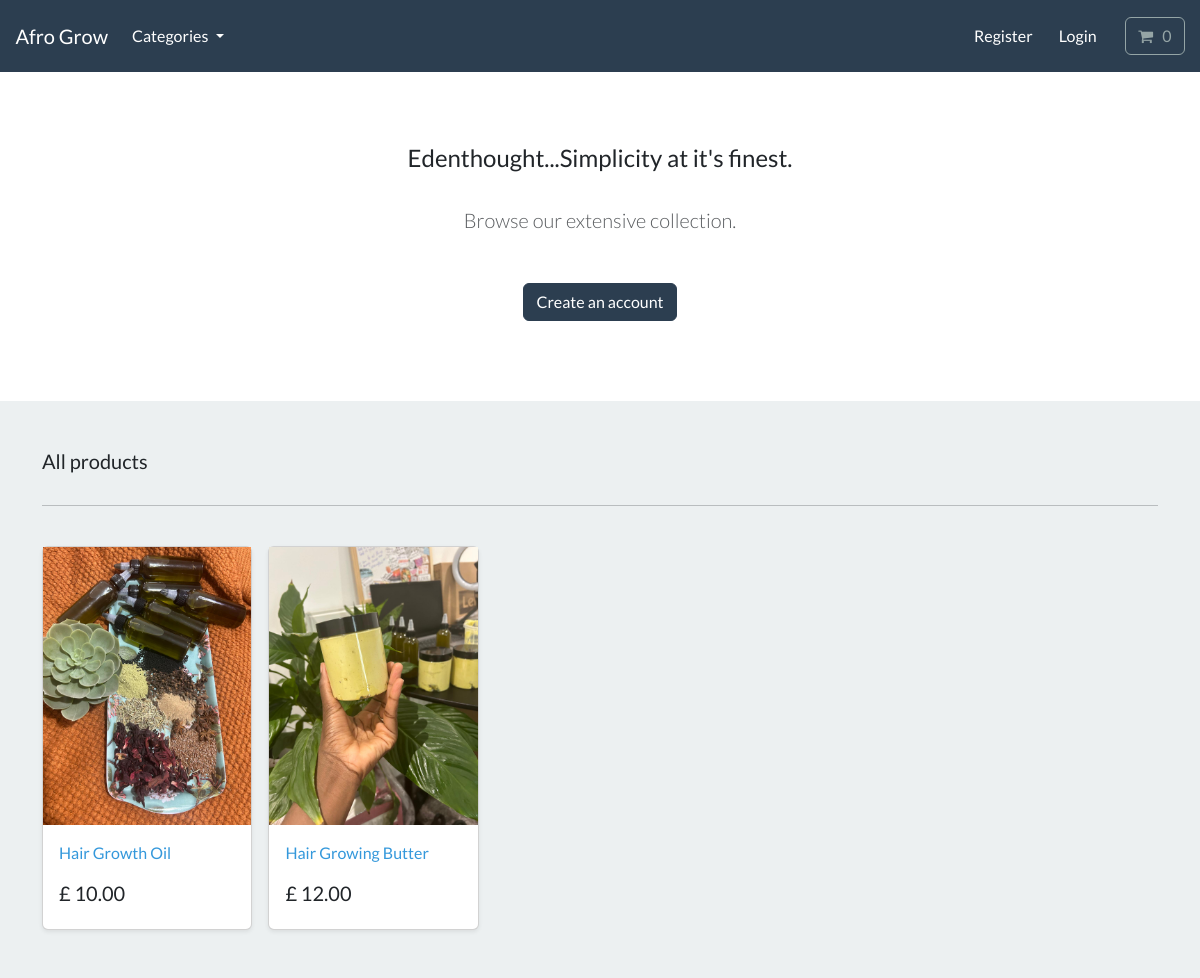
The page / on the database its author committed.
### store/models.py (models this page shows, shortened)
class Product(models.Model):
    category = models.ForeignKey(Category, related_name='product', on_delete=models.CASCADE, null=True)
    title = models.CharField(max_length=250)
    brand = models.CharField(max_length=250, default='un-branded')
    description = models.TextField(blank=True)
    slug = models.SlugField(max_length=255)
    price = models.DecimalField(max_digits=4, decimal_places=2)
    image = models.ImageField(upload_to='images/')
    class Meta:
        verbose_name_plural = 'products'
    def get_absolute_url(self):
        return reverse('product-info', args=[self.slug])

### store/views.py (the view)
# urls.py: path('', views.store, name='store'),
def store(request):
    all_products = Product.objects.all()
    context = {'my_products':all_products}
    return render(request, 'store/store.html' , context)

### cart/cart.py (called while the page is built)
    def __len__(self):
        return sum(item['qty'] for item in self.cart.values())

### cart/context_processors.py (called while the page is built)
def cart(request):
    return {'cart': Cart(request)}

### store/models.py (called while the page is built)
    def get_absolute_url(self):
        return reverse('list-category', args=[self.slug])

### store/views.py (called while the page is built)
def categories(request):
    all_categories = Category.objects.all()
    return {'all_categories': all_categories}

### store/templates/store/store.html
{% extends "./base.html" %}
{% load static %}
{% block content %}
    <section class="py-4 text-center container">
        <div class="row py-lg-5">
            <div class="col-lg-6 col-md-8 mx-auto">
                <h4> Edenthought...Simplicity at it's finest. </h4>
                <br>
                <p class="lead text-muted">
                Browse our extensive collection.
                </p>
                <br>
                <a href="{ url 'register'}" class="btn btn-primary my-2"> Create an account </a>
            </div>
        </div>
    </section>
       <div class="album py-5 bg-light">
        <div class="container">
          <div class="pb-3 h5"> All products </div>
          <hr>
          <br>
          <div class="row row-cols-1 row-cols-sm-2 row-cols-md-5 g-3">
           {% for product in my_products %}
            <div class="col">
              <div class="card shadow-sm">
                <img class="img-fluid" alt="Responsive image" src="{{product.image.url}}">
                <div class="card-body">
                  <p class="card-text">
                    <a class="text-info text-decoration-none" href="{{ product.get_absolute_url }}">{{ product.title | capfirst }}</a>
                  </p>
                  <div class="d-flex justify-content-between align-items-center">
                    <h5> £ {{ product.price }} </h5>
                  </div>
                </div>
              </div>
            </div>
            {% endfor %}
          </div>
        </div>
      </div>
{% endblock %}

### store/templates/store/base.html (shortened to what this page needs)
{% load static %}
<!DOCTYPE html>
<html>
    <head>
        <link rel="stylesheet" href="https://bootswatch.com/5/flatly/bootstrap.min.css">
        <link rel="stylesheet" href="https://cdnjs.cloudflare.com/ajax/libs/font-awesome/4.7.0/css/font-awesome.min.css">
        <link rel="stylesheet" href="{% static 'css/styles.css' %}">
    </head>
    <nav class="navbar navbar-expand-lg bg-primary justify-content-center">
        <a class="navbar-brand main-heading text-white" href="{% url 'store' %}">
        &nbsp; &nbsp; Afro Grow
        </a>
        <div class="collapse navbar-collapse" id="navbarCollapse">
            <ul class="navbar-nav me-auto mb-2 mb-md-0">
                <li class="nav-item dropdown">
                    <a class="nav-link dropdown-toggle text-white" href="#" id="navbarDropdown" role="button"
                    data-bs-toggle="dropdown" aria-expanded="false">
                        Categories
                    </a>
                </li>
            </ul>
        </div>
        <div class="collapse navbar-collapse text-center" id="navbarNavDropdown">
            <ul class="navbar-nav ms-auto">
                {% if user.is_authenticated %}
                    <li class="nav-item">
                        <a class="btn btn-alert navbar-btn text-white" type="button"  href="{% url 'dashboard' %}"><i class="fa fa-home" aria-hidden="true"></i> &nbsp; Dashboard </a>
                    </li>
                {% else %}
                    <li class="nav-item">
                        <a class="btn btn-alert navbar-btn text-white" type="button"  href="{% url 'register' %}"> Register </a>
                    </li>
                {% endif %}
                {% if user.is_authenticated %}
                    <li class="nav-item">
                        <a class="btn btn-alert navbar-btn text-white" type="button"  href="{% url 'user-logout' %}"> <i class="fa fa-sign-out" aria-hidden="true"></i> &nbsp; Logout </a>
                    </li>
                {% else %}
                    <li class="nav-item">
                        <a class="btn btn-alert navbar-btn text-white" type="button"  href="{% url 'my-login' %}"> Login </a>
                    </li>
                {% endif %}
                <li class="nav-item">
                    <a type="button" role="button" href="{% url 'cart-summary' %}" class="btn btn-outline-secondary">
                        <i class="fa fa-shopping-cart" aria-hidden="true"> </i>
                        <div id="cart-qty" class="d-inline-flex">
                            {% with qty_amount=cart|length %}
                                {% if qty_amount > 0 %}
                                    {{ qty_amount }}
                                        {% else %}
                                            0
                                            {% endif %}
                            {% endwith %}
                        </div>
                    </a>
                </li>
            </ul>
        </div>
    </nav>
    <body>
        {% block content %}
        {% endblock %}
    </body>
</html>

### rows shown on the page
Product: image (picture), title "Hair Growth Oil", price "10.00"
Product: image (picture), title "Hair Growing Butter", price "12.00"
